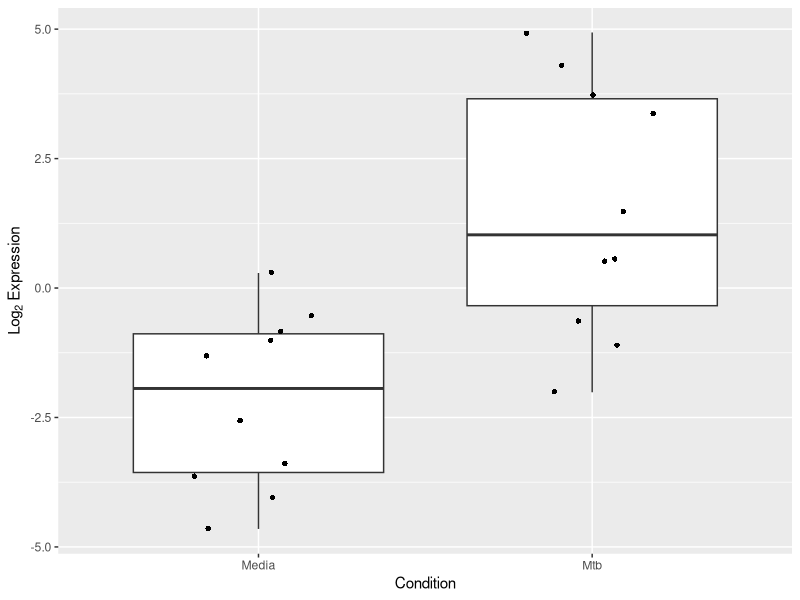
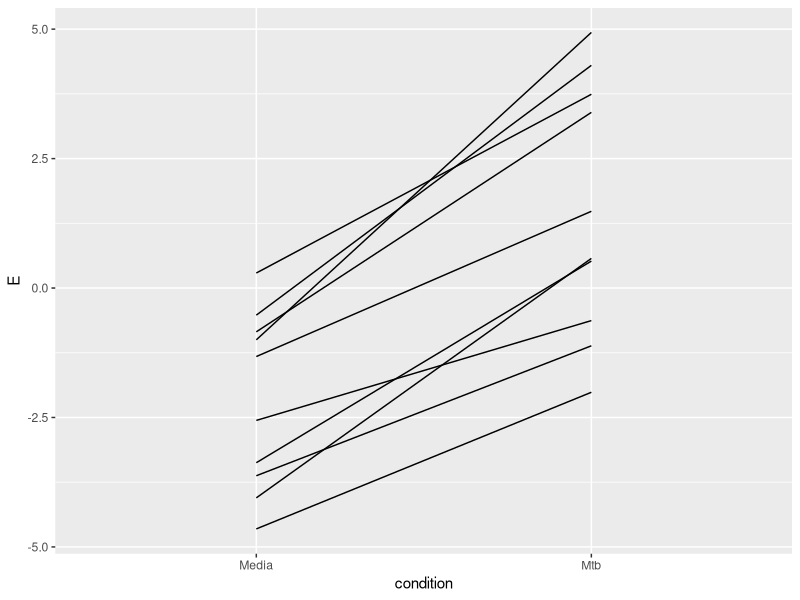

R code for these plots, in order:
library(tidyverse)
library(lme4) #for linear mixed effects models
library(lmerTest) #p-values for lme

modelDat<-read_csv('0_data/IFNG.csv')

head(modelDat)

p <- ggplot(modelDat, aes(x = condition, y = E)) +
  geom_boxplot() +
  geom_jitter(shape = 16, position = position_jitter(0.2))+
  xlab("Condition") +
  ylab(expression(paste('Log'[2], " Expression")))
p

ttestRes <- t.test(E ~ condition, data = modelDat)
ttestRes

p <- modelDat %>% 
  ggplot(aes(x= condition, y = E, group = ptID)) +
  geom_line()
p

modelDatPair <- modelDat %>% 
  select(c(E, condition, ptID)) %>% 
  pivot_wider(names_from = condition, 
              values_from = E)
modelDatPair

ptTestRes<- t.test(modelDatPair$Mtb,
                   modelDatPair$Media,
                   paired = T)
ptTestRes

lmMod <- lm(E ~ condition, data = modelDat)
summary(lmMod)

head(modelDat)

lmModBig<- lm(E ~ condition + age_dys + sex, data = modelDat)
summary(lmModBig)

AIC(lmMod)
AIC(lmModBig)

BIC(lmMod)
BIC(lmModBig)

lmeMod <- lmer(E ~ condition + (1 | ptID), data = modelDat)
summary(lmeMod)

lmeModBig <- lmer(E~condition + age_dys + sex + (1 | ptID), data = modelDat)
summary(lmeModBig)

AIC(lmeMod)
AIC(lmeModBig)

AIC(lmMod)
AIC(lmeMod)
